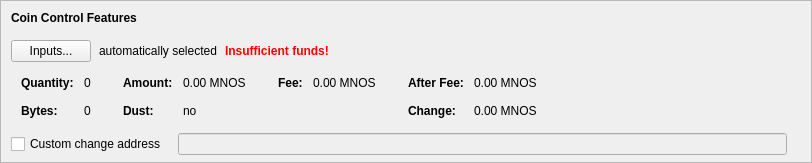
    <widget class="QFrame" name="frameCoinControl">
     <property name="sizePolicy">
      <sizepolicy hsizetype="Expanding" vsizetype="Expanding">
       <horstretch>0</horstretch>
       <verstretch>0</verstretch>
      </sizepolicy>
     </property>
     <property name="maximumSize">
      <size>
       <width>16777215</width>
       <height>16777215</height>
      </size>
     </property>
     <property name="frameShape">
      <enum>QFrame::StyledPanel</enum>
     </property>
     <property name="frameShadow">
      <enum>QFrame::Sunken</enum>
     </property>
     <layout class="QVBoxLayout" name="verticalLayoutCoinControl2">
      <property name="spacing">
       <number>0</number>
      </property>
      <property name="leftMargin">
       <number>0</number>
      </property>
      <property name="topMargin">
       <number>0</number>
      </property>
      <property name="rightMargin">
       <number>0</number>
      </property>
      <property name="bottomMargin">
       <number>6</number>
      </property>
      <item>
       <layout class="QVBoxLayout" name="verticalLayoutCoinControl" stretch="0,0,0,0,1">
        <property name="spacing">
         <number>0</number>
        </property>
        <property name="leftMargin">
         <number>10</number>
        </property>
        <property name="topMargin">
         <number>10</number>
        </property>
        <item>
         <layout class="QHBoxLayout" name="horizontalLayoutCoinControl1">
          <property name="bottomMargin">
           <number>15</number>
          </property>
          <item>
           <widget class="QLabel" name="labelCoinControlFeatures">
            <property name="sizePolicy">
             <sizepolicy hsizetype="Preferred" vsizetype="Maximum">
              <horstretch>0</horstretch>
              <verstretch>0</verstretch>
             </sizepolicy>
            </property>
            <property name="font">
             <font>
              <weight>75</weight>
              <bold>true</bold>
             </font>
            </property>
            <property name="styleSheet">
             <string notr="true">font-weight:bold;</string>
            </property>
            <property name="text">
             <string>Coin Control Features</string>
            </property>
           </widget>
          </item>
         </layout>
        </item>
        <item>
         <layout class="QHBoxLayout" name="horizontalLayoutCoinControl2" stretch="0,0,0,0">
          <property name="spacing">
           <number>8</number>
          </property>
          <property name="bottomMargin">
           <number>10</number>
          </property>
          <item>
           <widget class="QPushButton" name="pushButtonCoinControl">
            <property name="styleSheet">
             <string notr="true"/>
            </property>
            <property name="text">
             <string>Inputs...</string>
            </property>
            <property name="autoDefault">
             <bool>false</bool>
            </property>
           </widget>
          </item>
          <item>
           <widget class="QLabel" name="labelCoinControlAutomaticallySelected">
            <property name="text">
             <string>automatically selected</string>
            </property>
            <property name="margin">
             <number>5</number>
            </property>
           </widget>
          </item>
          <item>
           <widget class="QLabel" name="labelCoinControlInsuffFunds">
            <property name="font">
             <font>
              <weight>75</weight>
              <bold>true</bold>
             </font>
            </property>
            <property name="styleSheet">
             <string notr="true">color:red;font-weight:bold;</string>
            </property>
            <property name="text">
             <string>Insufficient funds!</string>
            </property>
            <property name="margin">
             <number>5</number>
            </property>
           </widget>
          </item>
          <item>
           <spacer name="horizontalSpacerCoinControl">
            <property name="orientation">
             <enum>Qt::Horizontal</enum>
            </property>
            <property name="sizeHint" stdset="0">
             <size>
              <width>40</width>
              <height>1</height>
             </size>
            </property>
           </spacer>
          </item>
         </layout>
        </item>
        <item>
         <widget class="QWidget" name="widgetCoinControl" native="true">
          <property name="sizePolicy">
           <sizepolicy hsizetype="Preferred" vsizetype="Preferred">
            <horstretch>0</horstretch>
            <verstretch>0</verstretch>
           </sizepolicy>
          </property>
          <property name="minimumSize">
           <size>
            <width>0</width>
            <height>0</height>
           </size>
          </property>
          <property name="styleSheet">
           <string notr="true"/>
          </property>
          <layout class="QHBoxLayout" name="horizontalLayoutCoinControl5">
           <property name="leftMargin">
            <number>0</number>
           </property>
           <property name="topMargin">
            <number>0</number>
           </property>
           <property name="rightMargin">
            <number>0</number>
           </property>
           <property name="bottomMargin">
            <number>0</number>
           </property>
           <item>
            <layout class="QHBoxLayout" name="horizontalLayoutCoinControl3" stretch="0,0,0,1">
             <property name="spacing">
              <number>20</number>
             </property>
             <property name="topMargin">
              <number>0</number>
             </property>
             <property name="bottomMargin">
              <number>10</number>
             </property>
             <item>
              <layout class="QFormLayout" name="formLayoutCoinControl1">
               <property name="horizontalSpacing">
                <number>10</number>
               </property>
               <property name="verticalSpacing">
                <number>14</number>
               </property>
               <property name="leftMargin">
                <number>10</number>
               </property>
               <property name="topMargin">
                <number>4</number>
               </property>
               <property name="rightMargin">
                <number>6</number>
               </property>
               <item row="0" column="0">
                <widget class="QLabel" name="labelCoinControlQuantityText">
                 <property name="font">
                  <font>
                   <weight>75</weight>
                   <bold>true</bold>
                  </font>
                 </property>
                 <property name="text">
                  <string>Quantity:</string>
                 </property>
                 <property name="margin">
                  <number>0</number>
                 </property>
                </widget>
               </item>
               <item row="0" column="1">
                <widget class="QLabel" name="labelCoinControlQuantity">
                 <property name="cursor">
                  <cursorShape>IBeamCursor</cursorShape>
                 </property>
                 <property name="contextMenuPolicy">
                  <enum>Qt::ActionsContextMenu</enum>
                 </property>
                 <property name="text">
                  <string notr="true">0</string>
                 </property>
                 <property name="margin">
                  <number>0</number>
                 </property>
                 <property name="textInteractionFlags">
                  <set>Qt::LinksAccessibleByMouse|Qt::TextSelectableByKeyboard|Qt::TextSelectableByMouse</set>
                 </property>
                </widget>
               </item>
               <item row="1" column="0">
                <widget class="QLabel" name="labelCoinControlBytesText">
                 <property name="font">
                  <font>
                   <weight>75</weight>
                   <bold>true</bold>
                  </font>
                 </property>
                 <property name="text">
                  <string>Bytes:</string>
                 </property>
                </widget>
               </item>
               <item row="1" column="1">
                <widget class="QLabel" name="labelCoinControlBytes">
                 <property name="cursor">
                  <cursorShape>IBeamCursor</cursorShape>
                 </property>
                 <property name="contextMenuPolicy">
                  <enum>Qt::ActionsContextMenu</enum>
                 </property>
                 <property name="text">
                  <string notr="true">0</string>
                 </property>
                 <property name="textInteractionFlags">
                  <set>Qt::LinksAccessibleByMouse|Qt::TextSelectableByKeyboard|Qt::TextSelectableByMouse</set>
                 </property>
                </widget>
               </item>
              </layout>
             </item>
             <item>
              <layout class="QFormLayout" name="formLayoutCoinControl2">
               <property name="horizontalSpacing">
                <number>10</number>
               </property>
               <property name="verticalSpacing">
                <number>14</number>
               </property>
               <property name="leftMargin">
                <number>6</number>
               </property>
               <property name="topMargin">
                <number>4</number>
               </property>
               <property name="rightMargin">
                <number>6</number>
               </property>
               <item row="0" column="0">
                <widget class="QLabel" name="labelCoinControlAmountText">
                 <property name="font">
                  <font>
                   <weight>75</weight>
                   <bold>true</bold>
                  </font>
                 </property>
                 <property name="text">
                  <string>Amount:</string>
                 </property>
                 <property name="margin">
                  <number>0</number>
                 </property>
                </widget>
               </item>
               <item row="0" column="1">
                <widget class="QLabel" name="labelCoinControlAmount">
                 <property name="cursor">
                  <cursorShape>IBeamCursor</cursorShape>
                 </property>
                 <property name="contextMenuPolicy">
                  <enum>Qt::ActionsContextMenu</enum>
                 </property>
                 <property name="text">
                  <string notr="true">0.00 MNOS</string>
                 </property>
                 <property name="textInteractionFlags">
                  <set>Qt::LinksAccessibleByMouse|Qt::TextSelectableByKeyboard|Qt::TextSelectableByMouse</set>
                 </property>
                </widget>
               </item>
               <item row="1" column="0">
                <widget class="QLabel" name="labelCoinControlLowOutputText">
                 <property name="font">
                  <font>
                   <weight>75</weight>
                   <bold>true</bold>
                  </font>
                 </property>
                 <property name="text">
                  <string>Dust:</string>
                 </property>
                </widget>
               </item>
               <item row="1" column="1">
                <widget class="QLabel" name="labelCoinControlLowOutput">
                 <property name="cursor">
                  <cursorShape>IBeamCursor</cursorShape>
                 </property>
                 <property name="contextMenuPolicy">
                  <enum>Qt::ActionsContextMenu</enum>
                 </property>
                 <property name="text">
                  <string notr="true">no</string>
                 </property>
                 <property name="textInteractionFlags">
                  <set>Qt::LinksAccessibleByMouse|Qt::TextSelectableByKeyboard|Qt::TextSelectableByMouse</set>
                 </property>
                </widget>
               </item>
              </layout>
             </item>
             <item>
              <layout class="QFormLayout" name="formLayoutCoinControl3">
               <property name="horizontalSpacing">
                <number>10</number>
               </property>
               <property name="verticalSpacing">
                <number>14</number>
               </property>
               <property name="leftMargin">
                <number>6</number>
               </property>
               <property name="topMargin">
                <number>4</number>
               </property>
               <property name="rightMargin">
                <number>6</number>
               </property>
               <item row="0" column="0">
                <widget class="QLabel" name="labelCoinControlFeeText">
                 <property name="font">
                  <font>
                   <weight>75</weight>
                   <bold>true</bold>
                  </font>
                 </property>
                 <property name="text">
                  <string>Fee:</string>
                 </property>
                 <property name="margin">
                  <number>0</number>
                 </property>
                </widget>
               </item>
               <item row="0" column="1">
                <widget class="QLabel" name="labelCoinControlFee">
                 <property name="cursor">
                  <cursorShape>IBeamCursor</cursorShape>
                 </property>
                 <property name="contextMenuPolicy">
                  <enum>Qt::ActionsContextMenu</enum>
                 </property>
                 <property name="text">
                  <string notr="true">0.00 MNOS</string>
                 </property>
                 <property name="textInteractionFlags">
                  <set>Qt::LinksAccessibleByMouse|Qt::TextSelectableByKeyboard|Qt::TextSelectableByMouse</set>
                 </property>
                </widget>
               </item>
             </layout>
             </item>
             <item>
              <layout class="QFormLayout" name="formLayoutCoinControl4">
               <property name="horizontalSpacing">
                <number>10</number>
               </property>
               <property name="verticalSpacing">
                <number>14</number>
               </property>
               <property name="leftMargin">
                <number>6</number>
               </property>
               <property name="topMargin">
                <number>4</number>
               </property>
               <property name="rightMargin">
                <number>6</number>
               </property>
               <item row="0" column="0">
                <widget class="QLabel" name="labelCoinControlAfterFeeText">
                 <property name="font">
                  <font>
                   <weight>75</weight>
                   <bold>true</bold>
                  </font>
                 </property>
                 <property name="text">
                  <string>After Fee:</string>
                 </property>
                 <property name="margin">
                  <number>0</number>
                 </property>
                </widget>
               </item>
               <item row="0" column="1">
                <widget class="QLabel" name="labelCoinControlAfterFee">
                 <property name="cursor">
                  <cursorShape>IBeamCursor</cursorShape>
                 </property>
                 <property name="contextMenuPolicy">
                  <enum>Qt::ActionsContextMenu</enum>
                 </property>
                 <property name="text">
                  <string notr="true">0.00 MNOS</string>
                 </property>
                 <property name="textInteractionFlags">
                  <set>Qt::LinksAccessibleByMouse|Qt::TextSelectableByKeyboard|Qt::TextSelectableByMouse</set>
                 </property>
                </widget>
               </item>
               <item row="1" column="0">
                <widget class="QLabel" name="labelCoinControlChangeText">
                 <property name="font">
                  <font>
                   <weight>75</weight>
                   <bold>true</bold>
                  </font>
                 </property>
                 <property name="text">
                  <string>Change:</string>
                 </property>
                </widget>
               </item>
               <item row="1" column="1">
                <widget class="QLabel" name="labelCoinControlChange">
                 <property name="cursor">
                  <cursorShape>IBeamCursor</cursorShape>
                 </property>
                 <property name="contextMenuPolicy">
                  <enum>Qt::ActionsContextMenu</enum>
                 </property>
                 <property name="text">
                  <string notr="true">0.00 MNOS</string>
                 </property>
                 <property name="textInteractionFlags">
                  <set>Qt::LinksAccessibleByMouse|Qt::TextSelectableByKeyboard|Qt::TextSelectableByMouse</set>
                 </property>
                </widget>
               </item>
              </layout>
             </item>
            </layout>
           </item>
          </layout>
         </widget>
        </item>
        <item>
         <layout class="QHBoxLayout" name="horizontalLayoutCoinControl4" stretch="0,0,0">
          <property name="spacing">
           <number>12</number>
          </property>
          <property name="sizeConstraint">
           <enum>QLayout::SetDefaultConstraint</enum>
          </property>
          <property name="topMargin">
           <number>5</number>
          </property>
          <property name="rightMargin">
           <number>5</number>
          </property>
          <item>
           <widget class="QCheckBox" name="checkBoxCoinControlChange">
            <property name="toolTip">
             <string>If this is activated, but the change address is empty or invalid, change will be sent to a newly generated address.</string>
            </property>
            <property name="text">
             <string>Custom change address</string>
            </property>
           </widget>
          </item>
          <item>
           <widget class="QValidatedLineEdit" name="lineEditCoinControlChange">
            <property name="enabled">
             <bool>false</bool>
            </property>
            <property name="sizePolicy">
             <sizepolicy hsizetype="Expanding" vsizetype="Fixed">
              <horstretch>0</horstretch>
              <verstretch>0</verstretch>
             </sizepolicy>
            </property>
           </widget>
          </item>
          <item>
           <widget class="QLabel" name="labelCoinControlChangeLabel">
            <property name="sizePolicy">
             <sizepolicy hsizetype="Preferred" vsizetype="Expanding">
              <horstretch>0</horstretch>
              <verstretch>0</verstretch>
             </sizepolicy>
            </property>
            <property name="minimumSize">
             <size>
              <width>0</width>
              <height>0</height>
             </size>
            </property>
            <property name="text">
             <string/>
            </property>
            <property name="margin">
             <number>3</number>
            </property>
           </widget>
          </item>
         </layout>
        </item>
        <item>
         <spacer name="verticalSpacerCoinControl">
          <property name="orientation">
           <enum>Qt::Vertical</enum>
          </property>
          <property name="sizeHint" stdset="0">
           <size>
            <width>800</width>
            <height>1</height>
           </size>
          </property>
         </spacer>
        </item>
       </layout>
      </item>
     </layout>
    </widget>
